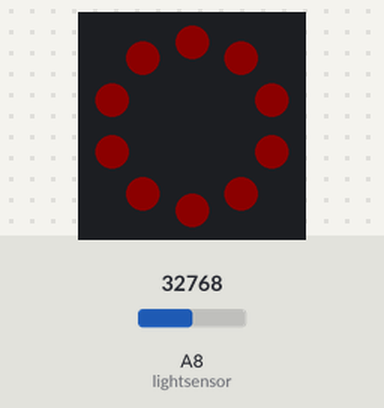
The program below on a simulated Circuit Playground running CircuitPython. On the bench: the board's ring of 10 RGB LEDs (number 0 left of the top, counting anticlockwise). The inputs (shaded band) are chosen by the test bench; at power-on: A8 (lightsensor) = 32768 (analog values on the 0–65535 scale). Dim RGB values are drawn brighter than linear; what the program prints to the serial console is not drawn.

Above: at 0.1 s.
At 2.1 s:
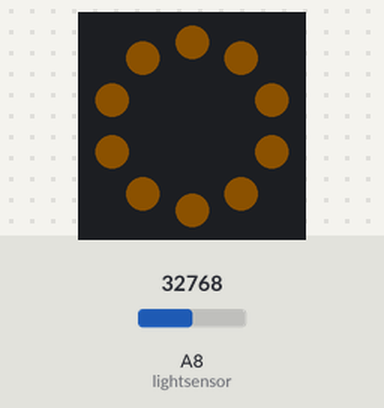
At 4.1 s:
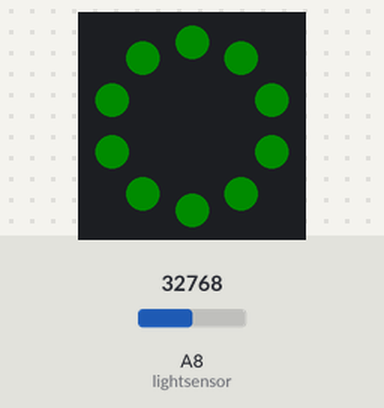

The program:

lightsensor_read_neopixel.py
```python
# indicate reading of the light sensor with neopixel

import board, analogio, time, neopixel

lightsensor = analogio.AnalogIn(board.A8)

neo = neopixel.NeoPixel(board.NEOPIXEL, 10, brightness=0.05, auto_write=False)

RED    = (255,   0, 0)
YELLOW = (255, 150, 0)
GREEN  = (  0, 255, 0)
BLACK  = (  0,   0, 0)

neo.fill(RED)
neo.show()
time.sleep(2)
neo.fill(YELLOW)
neo.show()
time.sleep(2)
neo.fill(GREEN)
neo.show()
time.sleep(0.5)
neo.fill(BLACK)
neo.show()

while True:
    print("(",lightsensor.value,")")
    time.sleep(0.01)
```

Measured:
- what the display in image 1 shows lasts 2.0 s, from 2.0 s to 4.0 s
- what the display in image 2 shows lasts 0.5 s, from 4.0 s to 4.5 s
